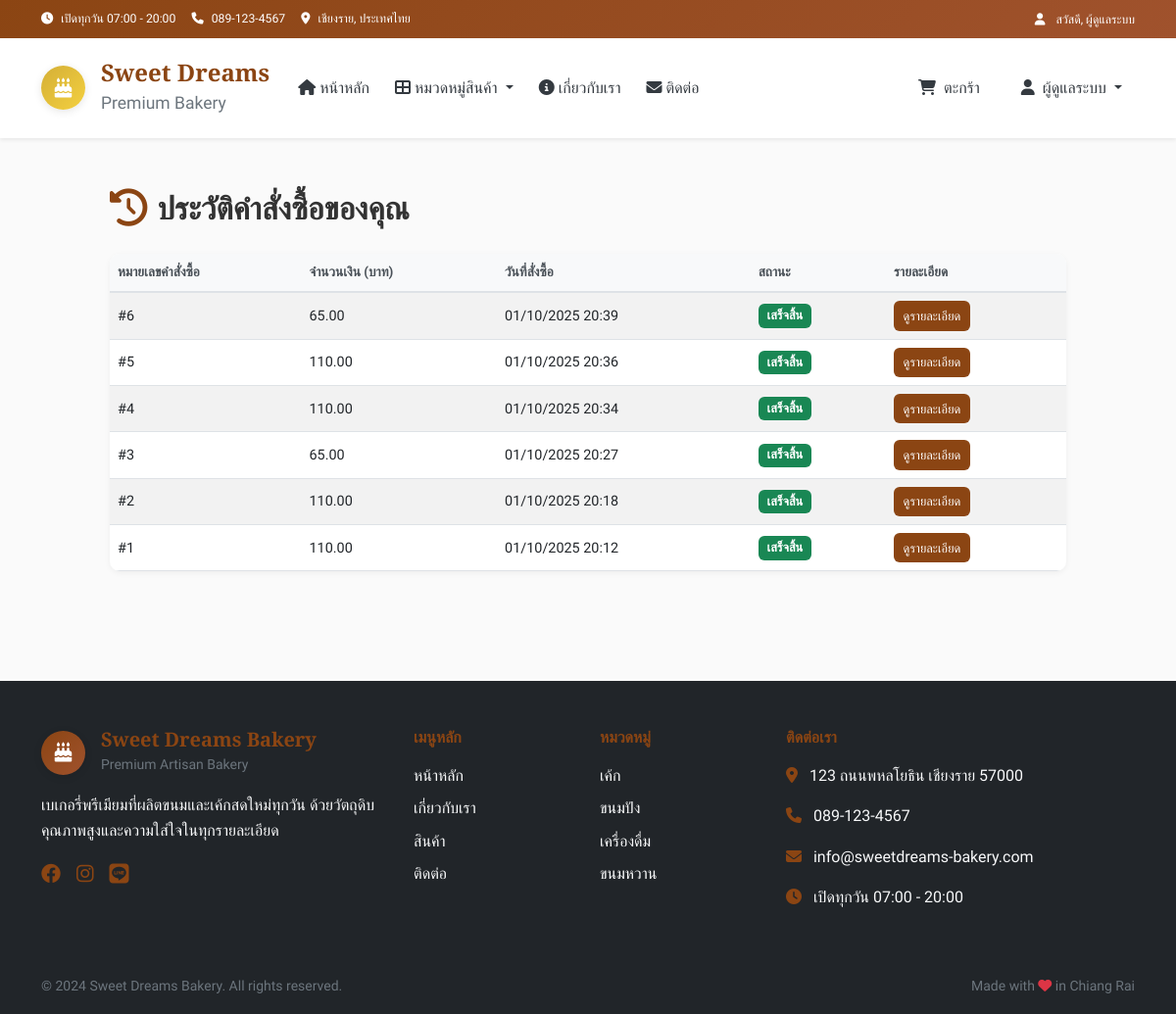
The page /order_history (signed in) on the database its author committed.
### tables this page shows
CREATE TABLE orders (
        id INTEGER PRIMARY KEY AUTOINCREMENT,
        user_id INTEGER,
        total_amount DECIMAL(10,2) NOT NULL,
        status TEXT DEFAULT 'pending',
        customer_name TEXT NOT NULL,
        customer_phone TEXT NOT NULL,
        customer_address TEXT,
        cancelled_at DATETIME,
        payment_method TEXT DEFAULT 'cod',
        notes TEXT,
        delivery_method TEXT DEFAULT 'delivery',
        created_at TIMESTAMP DEFAULT CURRENT_TIMESTAMP,
        FOREIGN KEY (user_id) REFERENCES users (id)
    );

CREATE TABLE categories (
        id INTEGER PRIMARY KEY AUTOINCREMENT,
        name TEXT UNIQUE NOT NULL,
        name_en TEXT,
        icon TEXT,
        description TEXT,
        display_order INTEGER DEFAULT 0
    );

### app.py (the view)
@app.route("/order_history")
def order_history():
    user_id = session.get("user_id")
    is_admin = session.get("is_admin", False)  # สมมติคุณเก็บสิทธิ์แอดมินใน session
    if not user_id:
        return redirect(url_for("login"))
    conn = get_db_connection()
    if is_admin:
        orders = conn.execute("""
            SELECT o.*, u.username
            FROM orders o
            JOIN users u ON o.user_id = u.id
            ORDER BY o.created_at DESC
        """).fetchall()
    else:
        orders = conn.execute("""
            SELECT * FROM orders
            WHERE user_id = ?
            ORDER BY created_at DESC
        """, (user_id,)).fetchall()
    conn.close()
    return render_template("order_history.html", orders=orders, is_admin=is_admin)

### templates/order_history.html (shortened to what this page needs)
{% extends "layout.html" %}
{% block extra_css %}
<link rel="stylesheet" href="{{ url_for('static', filename='css/orders_history.css') }}">
{% endblock %}
{% block content %}
<div class="orders-history-page">
    <div class="container py-5">
        <h2 class="mb-4">
            {% if is_admin %}
                รายการคำสั่งซื้อทั้งหมด
            {% else %}
                ประวัติคำสั่งซื้อของคุณ
            {% endif %}
        </h2>
        {% if orders %}
        <table class="table table-striped align-middle">
            <thead>
                <tr>
                    <th>หมายเลขคำสั่งซื้อ</th>
                    <th>จำนวนเงิน (บาท)</th>
                    <th>วันที่สั่งซื้อ</th>
                    <th>สถานะ</th>
                    <th>รายละเอียด</th>
                </tr>
            </thead>
            <tbody>
                {% for order in orders %}
                <tr>
                    <td>#{{ order.id }}</td>
                    <td>{{ "%.2f"|format(order.total_amount) }}</td>
                    <td>{{ order.created_at | to_bangkok }}</td>
                    <td>
                        {% if order.status == 'pending' %}
                            <span class="badge bg-warning text-dark">รอดำเนินการ</span>
                        {% elif order.status == 'processing' %}
                            <span class="badge bg-info text-white">กำลังจัดเตรียม</span>
                        {% elif order.status == 'completed' %}
                            <span class="badge bg-success text-white">เสร็จสิ้น</span>
                        {% elif order.status == 'cancelled' %}
                            <span class="badge bg-danger text-white">ยกเลิกแล้ว</span>
                        {% else %}
                            <span class="badge bg-secondary text-white">{{ order.status }}</span>
                        {% endif %}
                    </td>
                    <td>
                        <a href="{{ url_for('order_detail', order_id=order.id) }}" class="btn btn-sm btn-primary">
                            ดูรายละเอียด
                        </a>
                    </td>
                </tr>
                {% endfor %}
            </tbody>
        </table>
        {% else %}
        <p>{% if is_admin %}ยังไม่มีคำสั่งซื้อใด{% else %}คุณยังไม่มีคำสั่งซื้อ{% endif %}</p>
        {% endif %}
    </div>
</div>
{% endblock %}

### templates/layout.html (shortened to what this page needs)
<!DOCTYPE html>
<html lang="th" data-bs-theme="light">
<head>
    <link href="https://cdn.jsdelivr.net/npm/bootstrap@5.0.2/dist/css/bootstrap.min.css" rel="stylesheet">
    <link rel="stylesheet" href="https://cdnjs.cloudflare.com/ajax/libs/font-awesome/6.4.0/css/all.min.css">
    <link rel="stylesheet" href="{{ url_for('static', filename='css/main.css') }}">
    {% if session.get('role') == 'admin' %}
    <link rel="stylesheet" href="{{ url_for('static', filename='css/admin.css') }}">
    {% endif %}
    {% block extra_css %}{% endblock %}
</head>
<body>
    <header>
        <div class="top-bar bg-primary text-white py-2">
            <div class="container">
                <div class="row align-items-center">
                    <div class="col-md-8">
                        <small class="d-flex align-items-center flex-wrap gap-3">
                            <span><i class="fas fa-clock me-2"></i>เปิดทุกวัน 07:00 - 20:00</span>
                            <span><i class="fas fa-phone me-2"></i>089-123-4567</span>
                            <span><i class="fas fa-map-marker-alt me-2"></i>เชียงราย, ประเทศไทย</span>
                        </small>
                    </div>
                    <div class="col-md-4 text-end">
                        {% if session.get('user_id') %}
                            <small>
                                <i class="fas fa-user me-2"></i>
                                สวัสดี, {{ session.get('full_name') or session.get('username') }}
                            </small>
                        {% endif %}
                    </div>
                </div>
            </div>
        </div>
    </header>
    <nav class="navbar navbar-expand-lg navbar-light bg-white shadow-sm sticky-top" aria-label="Main navigation">
        <div class="container">
            <a class="navbar-brand d-flex align-items-center" href="{{ url_for('index') }}">
                <div class="logo-container me-3">
                    <div class="logo-circle">
                        <i class="fas fa-birthday-cake" aria-hidden="true"></i>
                    </div>
                </div>
                <div class="brand-info d-none d-md-block">
                    <h4 class="mb-0 brand-name">Sweet Dreams</h4>
                    <small class="text-muted">Premium Bakery</small>
                </div>
            </a>
            <div class="collapse navbar-collapse" id="navbarNav">
                <ul class="navbar-nav me-auto mb-2 mb-lg-0">
                    <li class="nav-item">
                        <a class="nav-link fw-500 {% if request.endpoint == 'index' %}active{% endif %}" href="{{ url_for('index') }}">
                            <i class="fas fa-home me-1"></i>หน้าหลัก
                        </a>
                    </li>
                    <li class="nav-item dropdown">
                        <a class="nav-link dropdown-toggle fw-500" href="#" role="button" data-bs-toggle="dropdown" aria-expanded="false">
                            <i class="fas fa-th-large me-1"></i>หมวดหมู่สินค้า
                        </a>
                    </li>
                    <li class="nav-item">
                        <a class="nav-link fw-500" href="{{ url_for('index') }}#about">
                            <i class="fas fa-info-circle me-1"></i>เกี่ยวกับเรา
                        </a>
                    </li>
                    <li class="nav-item">
                        <a class="nav-link fw-500" href="{{ url_for('index') }}#contact">
                            <i class="fas fa-envelope me-1"></i>ติดต่อ
                        </a>
                    </li>
                </ul>
                <ul class="navbar-nav ms-auto">
                    <li class="nav-item me-3">
                        <a class="nav-link position-relative fw-500 cart-link" href="{{ url_for('cart') }}">
                            <i class="fas fa-shopping-cart me-1"></i>
                            <span class="d-none d-lg-inline">ตะกร้า</span>
                        </a>
                    </li>
                    {% if session.get('user_id') %}
                        <li class="nav-item dropdown">
                            <a class="nav-link dropdown-toggle fw-500" href="#" role="button" data-bs-toggle="dropdown" aria-expanded="false">
                                <i class="fas fa-user me-1"></i>
                                <span class="d-none d-lg-inline">{{ session.get('full_name') or session.get('username') }}</span>
                            </a>
                        </li>
                    {% endif %}
                </ul>
            </div>
        </div>
    </nav>
    <main>
        {% block content %}{% endblock %}
    </main>
    <footer class="bg-dark text-white mt-5">
        <div class="container py-5">
            <div class="row gy-4">
                <div class="col-lg-4">
                    <div class="d-flex align-items-center mb-3">
                        <div class="logo-circle bg-primary me-3">
                            <i class="fas fa-birthday-cake text-white" aria-hidden="true"></i>
                        </div>
                        <div>
                            <h5 class="mb-0 text-primary">Sweet Dreams Bakery</h5>
                            <small class="text-muted">Premium Artisan Bakery</small>
                        </div>
                    </div>
                    <p class="text-light">
                        เบเกอรี่พรีเมียมที่ผลิตขนมและเค้กสดใหม่ทุกวัน
                        ด้วยวัตถุดิบคุณภาพสูงและความใส่ใจในทุกรายละเอียด
                    </p>
                    <div class="d-flex gap-3">
                        <a href="#" class="text-primary fs-5" aria-label="Facebook"><i class="fab fa-facebook"></i></a>
                        <a href="#" class="text-primary fs-5" aria-label="Instagram"><i class="fab fa-instagram"></i></a>
                        <a href="#" class="text-primary fs-5" aria-label="Line"><i class="fab fa-line"></i></a>
                    </div>
                </div>
                <div class="col-lg-2 col-md-6">
                    <h6 class="text-primary mb-3">เมนูหลัก</h6>
                    <ul class="list-unstyled">
                        <li class="mb-2"><a href="{{ url_for('index') }}" class="text-light text-decoration-none">หน้าหลัก</a></li>
                        <li class="mb-2"><a href="{{ url_for('index') }}#about" class="text-light text-decoration-none">เกี่ยวกับเรา</a></li>
                        <li class="mb-2"><a href="{{ url_for('index') }}#products" class="text-light text-decoration-none">สินค้า</a></li>
                        <li class="mb-2"><a href="{{ url_for('index') }}#contact" class="text-light text-decoration-none">ติดต่อ</a></li>
                    </ul>
                </div>
                <div class="col-lg-2 col-md-6">
                    <h6 class="text-primary mb-3">หมวดหมู่</h6>
                    <ul class="list-unstyled">
                        {% if categories %}
                            {% for category in categories[:4] %}
                            <li class="mb-2">
                                <a href="{{ url_for('category_by_id', category_id=category.id) }}" class="text-light text-decoration-none">
                                    {{ category.name }}
                                </a>
                            </li>
                            {% endfor %}
                        {% endif %}
                    </ul>
                </div>
                <div class="col-lg-4">
                    <h6 class="text-primary mb-3">ติดต่อเรา</h6>
                    <div class="mb-3">
                        <i class="fas fa-map-marker-alt text-primary me-2"></i>
                        <span class="text-light">123 ถนนพหลโยธิน เชียงราย 57000</span>
                    </div>
                    <div class="mb-3">
                        <i class="fas fa-phone text-primary me-2"></i>
                        <span class="text-light">089-123-4567</span>
                    </div>
                    <div class="mb-3">
                        <i class="fas fa-envelope text-primary me-2"></i>
                        <span class="text-light">info@sweetdreams-bakery.com</span>
                    </div>
                    <div>
                        <i class="fas fa-clock text-primary me-2"></i>
                        <span class="text-light">เปิดทุกวัน 07:00 - 20:00</span>
                    </div>
                </div>
            </div>
        </div>
        <div class="bg-black py-3">
            <div class="container">
                <div class="row align-items-center">
                    <div class="col-md-6">
                        <small class="text-muted">
                            © 2024 Sweet Dreams Bakery. All rights reserved.
                        </small>
                    </div>
                    <div class="col-md-6 text-md-end">
                        <small class="text-muted">
                            Made with <i class="fas fa-heart text-danger"></i> in Chiang Rai
                        </small>
                    </div>
                </div>
            </div>
        </div>
    </footer>
    <div class="toast-container position-fixed bottom-0 end-0 p-3" style="z-index: 1055;">
    </div>
</body>
</html>

### rows shown on the page
orders: id "6", total_amount "65.00", created_at|to_bangkok "01/10/2025 20:39", status "เสร็จสิ้น"
orders: id "5", total_amount "110.00", created_at|to_bangkok "01/10/2025 20:36", status "เสร็จสิ้น"
orders: id "4", total_amount "110.00", created_at|to_bangkok "01/10/2025 20:34", status "เสร็จสิ้น"
orders: id "3", total_amount "65.00", created_at|to_bangkok "01/10/2025 20:27", status "เสร็จสิ้น"
orders: id "2", total_amount "110.00", created_at|to_bangkok "01/10/2025 20:18", status "เสร็จสิ้น"
orders: id "1", total_amount "110.00", created_at|to_bangkok "01/10/2025 20:12", status "เสร็จสิ้น"
categories: name "เค้ก"
categories: name "ขนมปัง"
categories: name "เครื่องดื่ม"
categories: name "ขนมหวาน"

### other values the page prints
{{ session.get('full_name') or session.get('username') }} "ผู้ดูแลระบบ"
